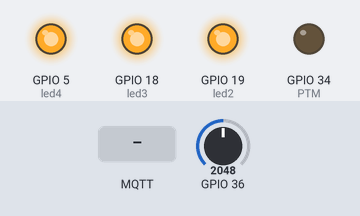
Bench run of a sketch on a simulated ESP32. On the bench: output pins drawn as LEDs (lit = HIGH). Inputs (shaded band) come from the test bench; at power-on: GPIO 36 = 2048. WiFi joins after 1.5 s; servers stay silent unless stated; no MQTT or app messages arrive unless stated; what the sketch prints to the serial monitor is not drawn.

Above: at 2.7 s.
2.8 s: MQTT message "on" arrives on the first subscribed topic
At 3.5 s:
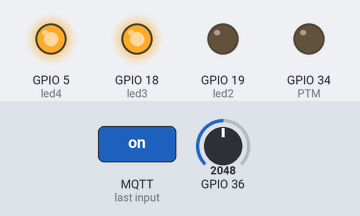
4.3 s: MQTT message "on" arrives on the second subscribed topic
At 4.6 s:
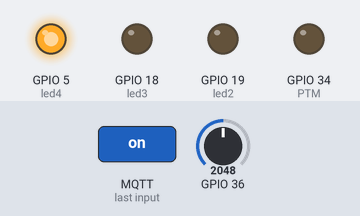
5.8 s: MQTT message "off" arrives on the first subscribed topic
At 7.0 s:
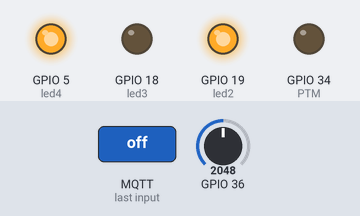
7.3 s: MQTT message "on" arrives on the third subscribed topic
At 8.1 s:
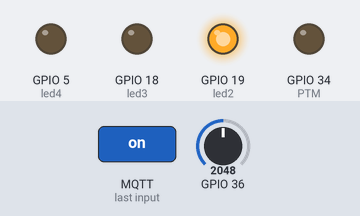
8.8 s: MQTT message "off" arrives on the second subscribed topic
At 9.3 s:
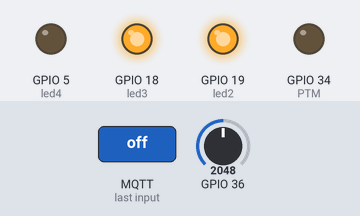
10.3 s: MQTT message "off" arrives on the third subscribed topic
At 11.6 s:
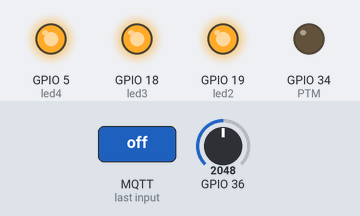
Timing chart, 0 to 12.8 s (numbered marks = the images above; inputs shaded):
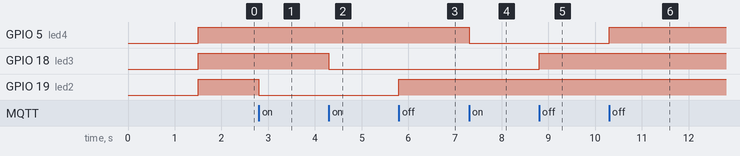

The sketch:

Exerccise_3-2_esp32.ino
```cpp
#include <PubSubClient.h>
#include <WiFi.h>
#include <WiFiClient.h>
#include <DHT.h>
#define led2 19
#define led3 18
#define led4 5
#define PTM 34

const char* ssid = "Yanaraika";
const char* password = "12345678";
const char* mqtt_server = "192.168.246.11";
const int mqtt_port = 1883;
const char* mqtt_Client = "esp-8266-phalat";
const char* mqtt_username = "phalat";
const char* mqtt_password = "12345678";

char msg[150];

WiFiClient espClient;
PubSubClient client(espClient);
void callback(char* topic, byte* payload, unsigned int length) {
  Serial.print("Message arrived [");
  Serial.print(topic);
  Serial.print("] ");
  String(message);
  for (int i = 0; i < length; i++) {
    message = message + (char)payload[i];
  }
  Serial.println(message);

  if (String(topic) == "phalat/led2") {
    if (message == "on") {
      digitalWrite(led2, LOW);
      Serial.println("LED ON");
      client.publish("phalat/led2/status2", "LED2 ON");
    } else if (message == "off") {
      digitalWrite(led2, HIGH);
      Serial.println("LED OFF");
      client.publish("phalat/led2/status2", "LED2 OFF");
    }
  }
  if (String(topic) == "phalat/led3") {
    if (message == "on") {
      digitalWrite(led3, LOW);
      Serial.println("LED ON");
      client.publish("phalat/led3/status3", "LED3 ON");
    } else if (message == "off") {
      digitalWrite(led3, HIGH);
      Serial.println("LED OFF");
      client.publish("phalat/led3/status3", "LED3 OFF");
    }
  }
  if (String(topic) == "phalat/led4") {
    if (message == "on") {
      digitalWrite(led4, LOW);
      Serial.println("LED ON");
      client.publish("phalat/led4/status4", "LED4 ON");
    } else if (message == "off") {
      digitalWrite(led4, HIGH);
      Serial.println("LED OFF");
      client.publish("phalat/led4/status4", "LED4 OFF");
    }
  }
}

void setup() {
  Serial.begin(9600);
  Serial.print("Connecting to ");
  Serial.println(ssid);
  WiFi.begin(ssid, password);
  while (WiFi.status() != WL_CONNECTED) {
    delay(500);
    Serial.print(".");
  }
  Serial.println("");
  Serial.println("WiFi connected");
  Serial.println("IP address: ");
  Serial.println(WiFi.localIP());
  client.setServer(mqtt_server, mqtt_port);
  client.setCallback(callback);
  pinMode(led2, OUTPUT);
  digitalWrite(led2, HIGH);
  pinMode(led3, OUTPUT);
  digitalWrite(led3, HIGH);
  pinMode(led4, OUTPUT);
  digitalWrite(led4, HIGH);
  pinMode(PTM,OUTPUT);
}


void reconnect() {
  while (!client.connected()) {
    Serial.print("Attempting MQTT connection…");
    if (client.connect(mqtt_Client, mqtt_username, mqtt_password)) {
      Serial.println("connected");
      client.subscribe("phalat/led2");
      client.subscribe("phalat/led3");
      client.subscribe("phalat/led4");
    } else {
      Serial.print("failed, rc=");
      Serial.print(client.state());
      Serial.println("try again in 5 seconds");
      delay(5000);
    }
  }
}
boolean flag = 0;
unsigned long pre = 0;
long inter = 1000;
void loop() {
  if (!client.connected()) {
    reconnect();
  }
  client.loop();
  unsigned long cur = millis();
  if (cur - pre > inter) {
    pre = cur;
    flag = 1;
  }
  if (flag == 1) {
    flag = 0;
    int vr1 = analogRead(A0);
    int vr2 = map(vr1, 0, 4095, 0, 5);
    Serial.println(vr2);
    String data = String(vr2); // 50,25
    Serial.println(data);
    data.toCharArray(msg, (data.length() + 1));
    client.publish("phalat/data2", msg);
  }
}
```

Measured:
- after the input at 2.8 s, GPIO 19 (led2): HIGH → LOW at once
- after the input at 4.3 s, GPIO 18 (led3): HIGH → LOW at once
- after the input at 5.8 s, GPIO 19 (led2): LOW → HIGH at once
- after the input at 7.3 s, GPIO 5 (led4): HIGH → LOW at once
- after the input at 8.8 s, GPIO 18 (led3): LOW → HIGH at once
- after the input at 10.3 s, GPIO 5 (led4): LOW → HIGH at once
